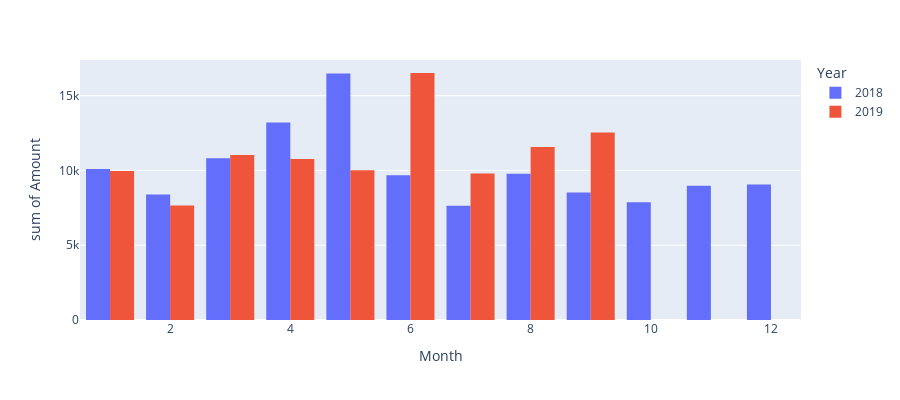

The code cell stored with this chart in its notebook:
### Code cell
# Visualizing the Data 2 #

fig = px.histogram(data, x="Month", y="Amount",
                  color='Year', barmode='group',
                  height=400)
fig.show()

### Figure 1 — Plotly figure (JSON) as saved in the notebook; plotly's stock layout.template omitted (floating-point values rounded to 4 significant figures; data arrays with more than 128 entries replaced by an {"elided": "..."} marker saying what was removed)
{"data": [{"alignmentgroup": "True", "bingroup": "x", "histfunc": "sum", "hovertemplate": "Year=2018<br>Month=%{x}<br>sum of Amount=%{y}<extra></extra>", "legendgroup": "2018", "marker": {"color": "#636efa", "pattern": {"shape": ""}}, "name": "2018", "offsetgroup": "2018", "orientation": "v", "showlegend": true, "type": "histogram", "x": {"elided": "482 int values"}, "xaxis": "x", "y": {"elided": "482 float values"}, "yaxis": "y"}, {"alignmentgroup": "True", "bingroup": "x", "histfunc": "sum", "hovertemplate": "Year=2019<br>Month=%{x}<br>sum of Amount=%{y}<extra></extra>", "legendgroup": "2019", "marker": {"color": "#EF553B", "pattern": {"shape": ""}}, "name": "2019", "offsetgroup": "2019", "orientation": "v", "showlegend": true, "type": "histogram", "x": {"elided": "324 int values"}, "xaxis": "x", "y": {"elided": "324 float values"}, "yaxis": "y"}], "layout": {"barmode": "group", "height": 400, "legend": {"title": {"text": "Year"}, "tracegroupgap": 0}, "margin": {"t": 60}, "xaxis": {"anchor": "y", "domain": [0, 1], "title": {"text": "Month"}}, "yaxis": {"anchor": "x", "domain": [0, 1], "title": {"text": "sum of Amount"}}}}
